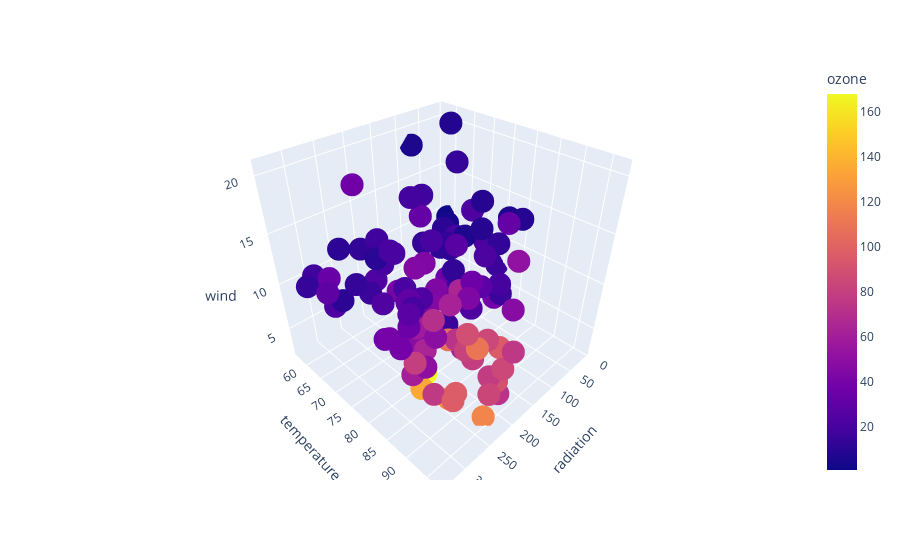

The code cell stored with this chart in its notebook:
### Code cell
import plotly.express as px

df_obs = pd.DataFrame(a[:, [0, 1, 2]], columns = ['radiation', 'temperature', 'wind'])
df_obs['ozone'] = res

fig = px.scatter_3d(df, x='radiation', y='temperature', z='wind', color='ozone')
fig.write_html("./file.html")
fig.show()

### Figure 1 — Plotly figure (JSON) as saved in the notebook; plotly's stock layout.template omitted (floating-point values rounded to 4 significant figures)
{"data": [{"hovertemplate": "radiation=%{x}<br>temperature=%{y}<br>wind=%{z}<br>ozone=%{marker.color}<extra></extra>", "legendgroup": "", "marker": {"color": [41, 36, 12, 18, 23, 19, 8, 16, 11, 14, 18, 14, 34, 6, 30, 11, 1, 11, 4, 32, 23, 45, 115, 37, 29, 71, 39, 23, 21, 37, 20, 12, 13, 135, 49, 32, 64, 40, 77, 97, 97, 85, 10, 27, 7, 48, 35, 61, 79, 63, 16, 80, 108, 20, 52, 82, 50, 64, 59, 39, 9, 16, 122, 89, 110, 44, 28, 65, 22, 59, 23, 31, 44, 21, 9, 45, 168, 73, 76, 118, 84, 85, 96, 78, 73, 91, 47, 32, 20, 23, 21, 24, 44, 21, 28, 9, 13, 46, 18, 13, 24, 16, 13, 23, 36, 7, 14, 30, 14, 18, 20], "coloraxis": "coloraxis", "symbol": "circle"}, "mode": "markers", "name": "", "scene": "scene", "showlegend": false, "type": "scatter3d", "x": [190, 118, 149, 313, 299, 99, 19, 256, 290, 274, 65, 334, 307, 78, 322, 44, 8, 320, 25, 92, 13, 252, 223, 279, 127, 291, 323, 148, 191, 284, 37, 120, 137, 269, 248, 236, 175, 314, 276, 267, 272, 175, 264, 175, 48, 260, 274, 285, 187, 220, 7, 294, 223, 81, 82, 213, 275, 253, 254, 83, 24, 77, 255, 229, 207, 192, 273, 157, 71, 51, 115, 244, 190, 259, 36, 212, 238, 215, 203, 225, 237, 188, 167, 197, 183, 189, 95, 92, 252, 220, 230, 259, 236, 259, 238, 24, 112, 237, 224, 27, 238, 201, 238, 14, 139, 49, 20, 193, 191, 131, 223], "y": [67, 72, 74, 62, 65, 59, 61, 69, 66, 68, 58, 64, 66, 57, 68, 62, 59, 73, 61, 61, 67, 81, 79, 76, 82, 90, 87, 82, 77, 72, 65, 73, 76, 84, 85, 81, 83, 83, 88, 92, 92, 89, 73, 81, 80, 81, 82, 84, 87, 85, 74, 86, 85, 82, 86, 88, 86, 83, 81, 81, 81, 82, 89, 90, 90, 86, 82, 80, 77, 79, 76, 78, 78, 77, 72, 79, 81, 86, 97, 94, 96, 94, 91, 92, 93, 93, 87, 84, 80, 78, 75, 73, 81, 76, 77, 71, 71, 78, 67, 76, 68, 82, 64, 71, 81, 69, 63, 70, 75, 76, 68], "z": [7.4, 8, 12.6, 11.5, 8.6, 13.8, 20.1, 9.7, 9.2, 10.9, 13.2, 11.5, 12, 18.4, 11.5, 9.7, 9.7, 16.6, 9.7, 12, 12, 14.9, 5.7, 7.4, 9.7, 13.8, 11.5, 8, 14.9, 20.7, 9.2, 11.5, 10.3, 4, 9.2, 9.2, 4.6, 10.9, 5.1, 6.3, 5.7, 7.4, 14.3, 14.9, 14.3, 6.9, 10.3, 6.3, 5.1, 11.5, 6.9, 8.6, 8, 8.6, 12, 7.4, 7.4, 7.4, 9.2, 6.9, 13.8, 7.4, 4, 10.3, 8, 11.5, 11.5, 9.7, 10.3, 6.3, 7.4, 10.9, 10.3, 15.5, 14.3, 9.7, 3.4, 8, 9.7, 2.3, 6.3, 6.3, 6.9, 5.1, 2.8, 4.6, 7.4, 15.5, 10.9, 10.3, 10.9, 9.7, 14.9, 15.5, 6.3, 10.9, 11.5, 6.9, 13.8, 10.3, 10.3, 8, 12.6, 9.2, 10.3, 10.3, 16.6, 6.9, 14.3, 8, 11.5]}], "layout": {"autosize": true, "coloraxis": {"colorbar": {"title": {"text": "ozone"}}, "colorscale": [[0, "#0d0887"], [0.1111, "#46039f"], [0.2222, "#7201a8"], [0.3333, "#9c179e"], [0.4444, "#bd3786"], [0.5556, "#d8576b"], [0.6667, "#ed7953"], [0.7778, "#fb9f3a"], [0.8889, "#fdca26"], [1, "#f0f921"]]}, "legend": {"tracegroupgap": 0}, "margin": {"t": 60}, "scene": {"aspectmode": "auto", "aspectratio": {"x": 1, "y": 1, "z": 1}, "domain": {"x": [0, 1], "y": [0, 1]}, "xaxis": {"title": {"text": "radiation"}, "type": "linear"}, "yaxis": {"title": {"text": "temperature"}, "type": "linear"}, "zaxis": {"title": {"text": "wind"}, "type": "linear"}}}}
